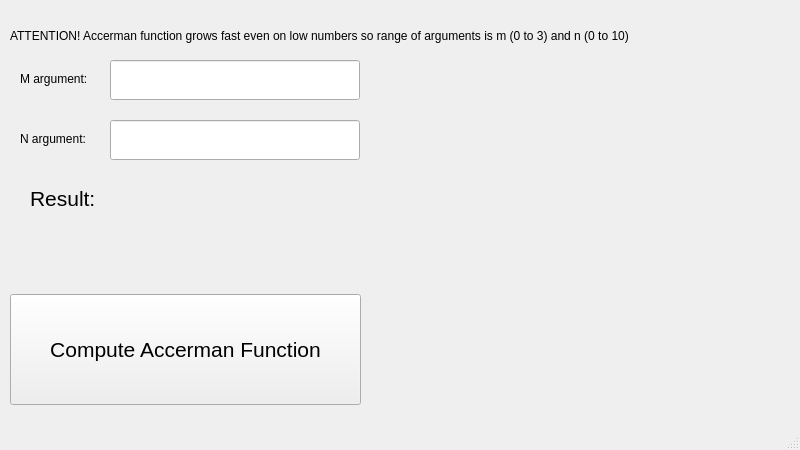
<?xml version="1.0" encoding="UTF-8"?>
<ui version="4.0">
 <class>MainWindow</class>
 <widget class="QMainWindow" name="MainWindow">
  <property name="geometry">
   <rect>
    <x>0</x>
    <y>0</y>
    <width>800</width>
    <height>450</height>
   </rect>
  </property>
  <property name="minimumSize">
   <size>
    <width>800</width>
    <height>450</height>
   </size>
  </property>
  <property name="windowTitle">
   <string>Accerman function</string>
  </property>
  <property name="windowIcon">
   <iconset theme="accessories-calculator"/>
  </property>
  <widget class="QWidget" name="centralwidget">
   <widget class="QPushButton" name="computeAccermanFuncPushButton">
    <property name="geometry">
     <rect>
      <x>10</x>
      <y>294</y>
      <width>351</width>
      <height>111</height>
     </rect>
    </property>
    <property name="font">
     <font>
      <pointsize>16</pointsize>
     </font>
    </property>
    <property name="text">
     <string>Compute Accerman Function</string>
    </property>
   </widget>
   <widget class="QLabel" name="wordResultLabel">
    <property name="geometry">
     <rect>
      <x>30</x>
      <y>190</y>
      <width>71</width>
      <height>17</height>
     </rect>
    </property>
    <property name="font">
     <font>
      <pointsize>16</pointsize>
     </font>
    </property>
    <property name="text">
     <string>Result:</string>
    </property>
   </widget>
   <widget class="QLabel" name="mArgumentLabel">
    <property name="geometry">
     <rect>
      <x>20</x>
      <y>70</y>
      <width>91</width>
      <height>17</height>
     </rect>
    </property>
    <property name="text">
     <string>M argument:</string>
    </property>
   </widget>
   <widget class="QLabel" name="nArgumentLabel">
    <property name="geometry">
     <rect>
      <x>20</x>
      <y>130</y>
      <width>91</width>
      <height>17</height>
     </rect>
    </property>
    <property name="text">
     <string>N argument:</string>
    </property>
   </widget>
   <widget class="QLabel" name="resultLabel">
    <property name="geometry">
     <rect>
      <x>110</x>
      <y>180</y>
      <width>301</width>
      <height>40</height>
     </rect>
    </property>
    <property name="font">
     <font>
      <pointsize>20</pointsize>
     </font>
    </property>
    <property name="text">
     <string/>
    </property>
   </widget>
   <widget class="QLineEdit" name="mArgumentLineEdit">
    <property name="geometry">
     <rect>
      <x>110</x>
      <y>60</y>
      <width>250</width>
      <height>40</height>
     </rect>
    </property>
   </widget>
   <widget class="QLineEdit" name="nArgumentLineEdit">
    <property name="geometry">
     <rect>
      <x>110</x>
      <y>120</y>
      <width>250</width>
      <height>40</height>
     </rect>
    </property>
   </widget>
   <widget class="QLabel" name="attentionLabel">
    <property name="geometry">
     <rect>
      <x>10</x>
      <y>10</y>
      <width>781</width>
      <height>51</height>
     </rect>
    </property>
    <property name="text">
     <string>ATTENTION! Accerman function grows fast even on low numbers so range of arguments is m (0 to 3) and n (0 to 10)</string>
    </property>
   </widget>
  </widget>
  <widget class="QMenuBar" name="menubar">
   <property name="geometry">
    <rect>
     <x>0</x>
     <y>0</y>
     <width>800</width>
     <height>22</height>
    </rect>
   </property>
  </widget>
  <widget class="QStatusBar" name="statusbar"/>
 </widget>
 <resources/>
 <connections/>
</ui>
